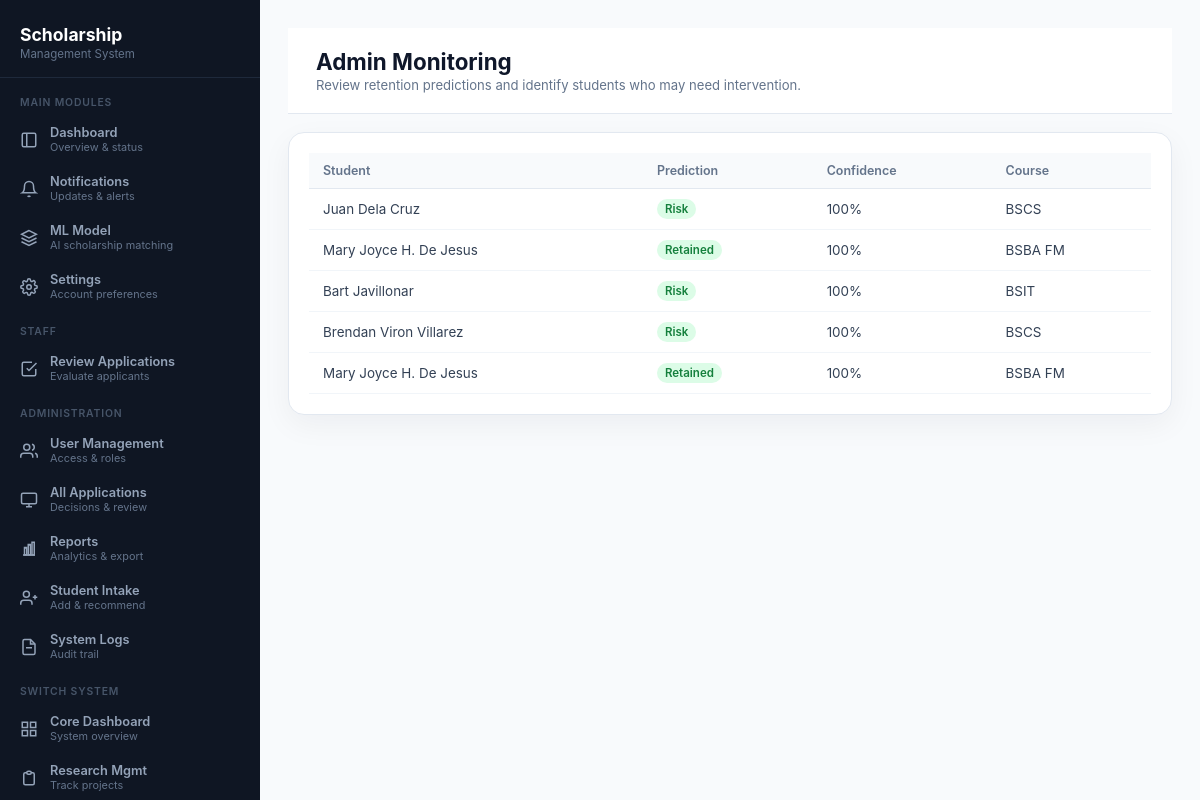
The page /scholarshipmanagement/admin/monitoring/ (signed in) on the database as committed earlier.
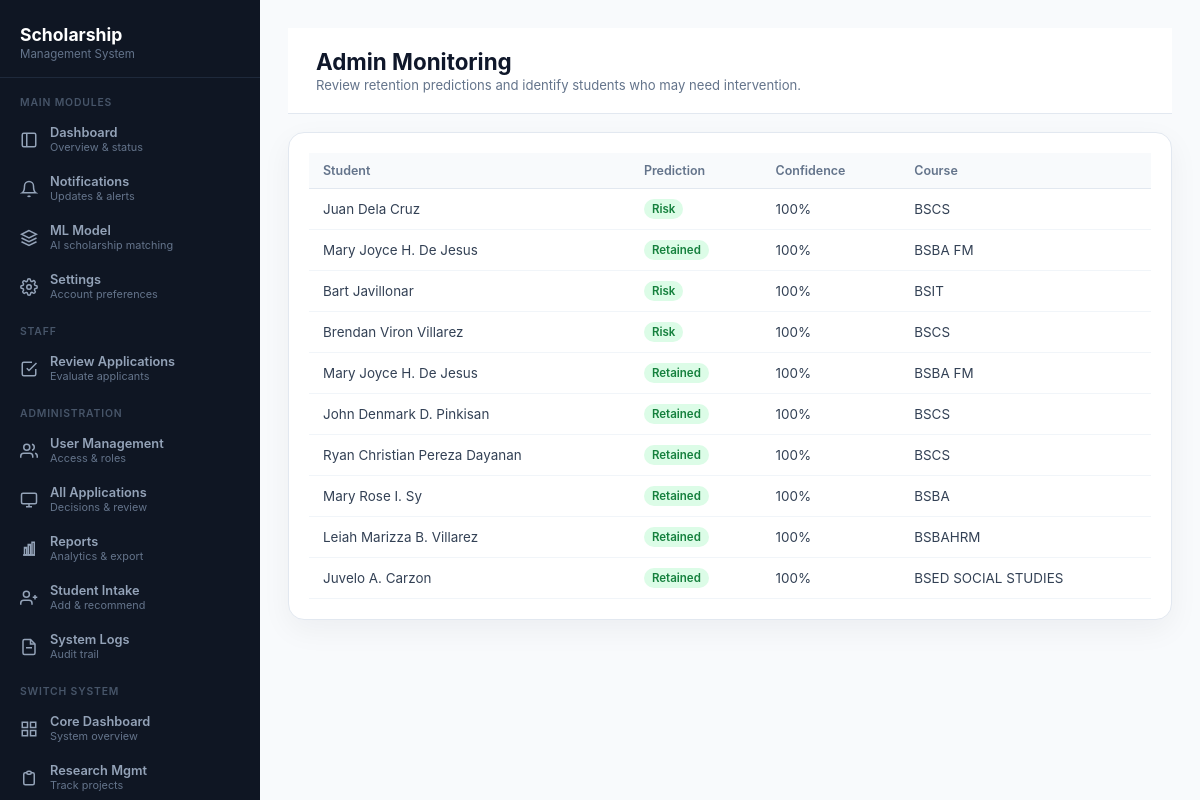
The same page on the database as committed later.
### scholarshipmanagement/models.py (models this page shows, shortened)
class StudentProfile(models.Model):
    STAGE_STATUS_CHOICES = [
        ('incomplete', 'Incomplete'),
        ('complete', 'Complete'),
    ]
    id = models.UUIDField(primary_key=True, default=uuid.uuid4, editable=False)
    user = models.OneToOneField(
        settings.AUTH_USER_MODEL,
        on_delete=models.CASCADE,
        related_name='scholarship_profile'
    )
    stage_1_status = models.CharField(max_length=20, choices=STAGE_STATUS_CHOICES, default='incomplete')
    stage_1_completed_at = models.DateTimeField(null=True, blank=True)
    full_name = models.CharField(max_length=255, blank=True)
    address = models.TextField(blank=True)
    contact_number = models.CharField(max_length=20, blank=True)
    family_background = models.TextField(blank=True)
    school_university = models.CharField(max_length=255, blank=True)
    course_strand = models.CharField(max_length=255, blank=True)
    gpa = models.FloatField(
        null=True, blank=True,
        validators=[MinValueValidator(1.0), MaxValueValidator(5.0)]
    )
    academic_awards = models.TextField(blank=True)
    annual_family_income = models.DecimalField(max_digits=12, decimal_places=2, null=True, blank=True)
    financial_need_score = models.FloatField(
        null=True, blank=True,
        validators=[MinValueValidator(0.0), MaxValueValidator(100.0)]
    )
    failed_subjects = models.PositiveIntegerField(default=0)
    units_enrolled = models.PositiveIntegerField(default=0)
    attendance_rate = models.FloatField(
        default=0.0,
        validators=[MinValueValidator(0.0), MaxValueValidator(100.0)]
    )
    socioeconomic_status = models.CharField(
        max_length=20,
        choices=[('low', 'Low'), ('middle', 'Middle'), ('high', 'High')],
        default='middle'
    )
    province = models.CharField(max_length=100, blank=True)
    location_coords = models.CharField(max_length=100, blank=True)
    all_required_fields_filled = models.BooleanField(default=False)
    all_required_documents_uploaded = models.BooleanField(default=False)
    validation_checks_passed = models.BooleanField(default=False)
    created_at = models.DateTimeField(auto_now_add=True)
    updated_at = models.DateTimeField(auto_now=True)
    class Meta:
        permissions = [
            ("access_scholarship_management_system", "Can access Scholarship Management system"),
            ("view_student_dashboard", "Can view student dashboard"),
            ("manage_scholarship_applications", "Can manage scholarship applications"),
        ]

### core/models.py (models this page shows, shortened)
class CustomUser(AbstractUser):
    id = models.UUIDField(primary_key=True, default=uuid.uuid4, editable=False)
    _first_name = models.CharField(max_length=255, blank=True, db_column='first_name')
    _middle_name = models.CharField(max_length=255, blank=True, db_column='middle_name')
    _last_name = models.CharField(max_length=255, blank=True, db_column='last_name')
    is_email_verified = models.BooleanField(default=False)
    bio = models.TextField(blank=True)
    _phone_number = models.CharField(max_length=255, blank=True, db_column='phone_number')
    avatar = models.ImageField(upload_to='avatars/', null=True, blank=True)
    avatar_url = models.URLField(max_length=500, blank=True, null=True)
    @property
    def first_name(self):
        return decrypt(self._first_name) if self._first_name else ''
    @first_name.setter
    def first_name(self, value):
        self._first_name = encrypt(value) if value else ''
    @property
    def middle_name(self):
        return decrypt(self._middle_name) if self._middle_name else ''
    @middle_name.setter
    def middle_name(self, value):
        self._middle_name = encrypt(value) if value else ''
    @property
    def last_name(self):
        return decrypt(self._last_name) if self._last_name else ''
    @last_name.setter
    def last_name(self, value):
        self._last_name = encrypt(value) if value else ''
    @property
    def phone_number(self):
        return decrypt(self._phone_number) if self._phone_number else ''
    @phone_number.setter
    def phone_number(self, value):
        self._phone_number = encrypt(value) if value else ''

### scholarshipmanagement/views.py (the view)
# urls.py: path('admin/monitoring/', views.admin_monitoring, name='admin_monitoring'),
@login_required
@require_system_access
def admin_monitoring(request):
    current_system = getattr(request, 'current_system', None) or 'scholarshipmanagement'
    user_role = _get_user_role(request)
    if not _is_admin(request):
        return render(request, '404.html', status=404)
    if not _is_admin_mfa_verified(request):
        request.session['mfa_verified'] = True
    profiles = StudentProfile.objects.filter(full_name__isnull=False).exclude(full_name='')
    predictions = []
    for profile in profiles:
        predictions.append({
            'profile': profile,
            'prediction': predict_retention(profile, scholarship_type='merit_based'),
        })
    return render(request, 'scholarshipmanagement/pages/admin/monitoring.html', {
        'current_system': current_system,
        'user_role': user_role,
        'predictions': predictions,
    })

### core/utils/encryption.py (called while the page is built)
def decrypt(value: str) -> str:
    if not value:
        return ""
    try:
        return fernet.decrypt(value.encode()).decode()
    except InvalidToken:
        return value

### scholarshipmanagement/ml_recommendation.py (called while the page is built, shortened)
def predict_retention(profile, scholarship_type='general'):
    gpa = float(getattr(profile, 'gpa', 0) or 0.0)
    if 1.0 <= gpa <= 2.5:
        return {'label': 'Retained', 'confidence': 100.0}
    if 2.6 <= gpa <= 3.0:
        return {'label': 'At Risk', 'confidence': 100.0}
    if 3.1 <= gpa <= 5.0:
        return {'label': 'Risk', 'confidence': 100.0}

### scholarshipmanagement/views.py (called while the page is built)
def _get_user_role(request):
    current_system = getattr(request, 'current_system', None) or 'scholarshipmanagement'
    membership = SystemMembership.objects.filter(
        user=request.user,
        system_name=current_system
    ).first()
    return membership.system_role if membership else None

def _is_admin(request):
    user_role = _get_user_role(request)
    return request.user.is_superuser or user_role in ('admin', 'superadmin')

def _is_admin_mfa_verified(request):
    return getattr(request.user, 'is_superuser', False) or request.session.get('mfa_verified', False)

### scholarshipmanagement/templates/scholarshipmanagement/pages/admin/monitoring.html (shortened to what this page needs)
{% extends 'scholarshipmanagement/base.html' %}
{% load static %}
{% block extra_head %}
<link rel="stylesheet" href="{% static 'scholarshipmanagement/css/pages/dashboard.css' %}">
{% endblock %}
{% block content %}
<main class="main-content">
  <div class="monitor-shell">
    <div class="top-bar">
      <div class="page-header">
        <h1>Admin Monitoring</h1>
        <p>Review retention predictions and identify students who may need intervention.</p>
      </div>
    </div>
    <div class="monitor-card">
      <table class="data-table">
        <thead>
          <tr><th>Student</th><th>Prediction</th><th>Confidence</th><th>Course</th></tr>
        </thead>
        <tbody>
          {% for item in predictions %}
          <tr>
            <td>{{ item.profile.full_name|default:item.profile.user.username }}</td>
            <td><span class="badge badge--success">{{ item.prediction.label }}</span></td>
            <td>{{ item.prediction.confidence|floatformat:0 }}%</td>
            <td>{{ item.profile.course_strand|default:'—' }}</td>
          </tr>
          {% empty %}
          <tr><td colspan="4" class="empty-cell">No monitoring data available.</td></tr>
          {% endfor %}
        </tbody>
      </table>
    </div>
  </div>
</main>
{% endblock %}

Rows that differ between the two databases and show on the page:
added StudentProfile: profile.full_name "John Denmark D. Pinkisan", prediction.label "Retained", prediction.confidence "100", profile.course_strand "BSCS"
added StudentProfile: profile.full_name "Ryan Christian Pereza Dayanan", prediction.label "Retained", prediction.confidence "100", profile.course_strand "BSCS"
added StudentProfile: profile.full_name "Mary Rose I. Sy", prediction.label "Retained", prediction.confidence "100", profile.course_strand "BSBA"
added StudentProfile: profile.full_name "Leiah Marizza B. Villarez", prediction.label "Retained", prediction.confidence "100", profile.course_strand "BSBAHRM"
added StudentProfile: profile.full_name "Juvelo A. Carzon", prediction.label "Retained", prediction.confidence "100", profile.course_strand "BSED SOCIAL STUDIES"
